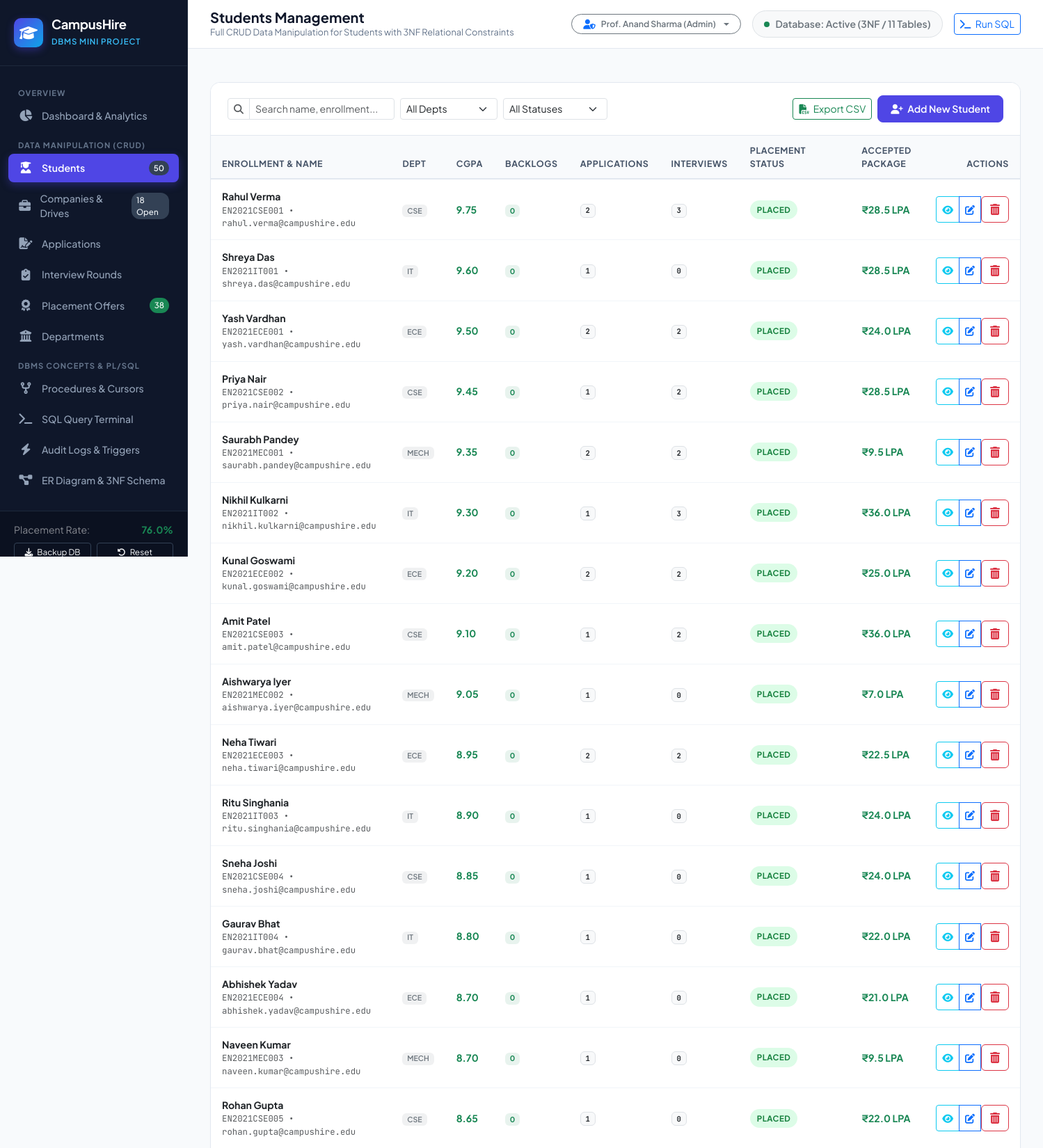
/students (upper part), run on the app's committed database.
### tables this page shows
CREATE TABLE students (
        student_id INTEGER PRIMARY KEY AUTOINCREMENT,
        user_id INTEGER NOT NULL UNIQUE,
        enrollment_number TEXT NOT NULL UNIQUE,
        department_id INTEGER NOT NULL,
        graduation_year INTEGER NOT NULL,
        cgpa REAL NOT NULL CHECK(cgpa >= 0.00 AND cgpa <= 10.00),
        active_backlogs INTEGER NOT NULL DEFAULT 0 CHECK(active_backlogs >= 0),
        phone TEXT,
        resume_url TEXT,
        profile_status TEXT NOT NULL DEFAULT 'VERIFIED' CHECK(profile_status IN ('PENDING_VERIFICATION', 'VERIFIED', 'SUSPENDED')),
        created_at DATETIME DEFAULT (datetime('now', 'localtime')),
        updated_at DATETIME DEFAULT (datetime('now', 'localtime')),
        FOREIGN KEY (user_id) REFERENCES users(user_id) ON DELETE RESTRICT ON UPDATE CASCADE,
        FOREIGN KEY (department_id) REFERENCES departments(department_id) ON DELETE RESTRICT ON UPDATE CASCADE
    );

### app.py (the view)
@app.route('/students')
def students():
    conn = database.get_db_connection()
    cur = conn.cursor()
    dept_filter = request.args.get('dept', '')
    status_filter = request.args.get('status', '')
    search = request.args.get('q', '').strip()
    query = "SELECT * FROM v_student_placement_summary WHERE 1=1"
    params = []
    if dept_filter:
        query += " AND department_code = ?"
        params.append(dept_filter)
    if status_filter:
        query += " AND placement_status = ?"
        params.append(status_filter)
    if search:
        query += " AND (student_name LIKE ? OR enrollment_number LIKE ? OR email LIKE ?)"
        wildcard = f"%{search}%"
        params.extend([wildcard, wildcard, wildcard])
    query += " ORDER BY cgpa DESC"
    cur.execute(query, params)
    students_list = [dict(row) for row in cur.fetchall()]
    cur.execute("SELECT department_id, department_name, department_code FROM departments ORDER BY department_name")
    departments = [dict(row) for row in cur.fetchall()]
    conn.close()
    return render_template('students.html', students=students_list, departments=departments, dept_filter=dept_filter, status_filter=status_filter, search=search)

### database.py (called while the page is built)
def get_db_connection():
    conn = sqlite3.connect(DB_PATH)
    conn.row_factory = sqlite3.Row
    conn.execute("PRAGMA foreign_keys = ON;")
    conn.create_function("fn_calculate_overall_placement_percentage", 0, lambda: _calculate_overall_placement_percentage(conn))
    conn.create_function("fn_calculate_department_placement_percentage", 1, lambda dept_id: _calculate_department_placement_percentage(conn, dept_id))
    return conn

def _calculate_overall_placement_percentage(conn):
    cur = conn.cursor()
    cur.execute("""
        SELECT COUNT(*) FROM students s
        INNER JOIN users u ON s.user_id = u.user_id
        WHERE u.account_status = 'ACTIVE'
    """)
    total = cur.fetchone()[0] or 0
    cur.execute("""
        SELECT COUNT(DISTINCT s.student_id)
        FROM students s
        INNER JOIN applications a ON s.student_id = a.student_id
        INNER JOIN placement_offers o ON a.application_id = o.application_id
        WHERE o.offer_status = 'ACCEPTED'
    """)
    placed = cur.fetchone()[0] or 0
    if total > 0:
        return round((placed * 100.0) / total, 2)
    return 0.00

### templates/students.html (shortened to what this page needs)
{% extends "base.html" %}
{% block page_title %}Students Management{% endblock %}
{% block page_subtitle %}Full CRUD Data Manipulation for Students with 3NF Relational Constraints{% endblock %}
{% block content %}
<div class="card-custom">
    <div class="card-custom-header flex-wrap gap-3">
        <form class="d-flex flex-wrap align-items-center gap-2" method="GET" action="{{ url_for('students') }}">
            <div class="input-group input-group-sm" style="width: 240px;">
                <span class="input-group-text bg-white"><i class="fa-solid fa-magnifying-glass text-muted"></i></span>
                <input type="text" name="q" class="form-control" placeholder="Search name, enrollment..." value="{{ search }}">
            </div>
            <select name="dept" class="form-select form-select-sm" style="width: 140px;" onchange="this.form.submit()">
                <option value="">All Depts</option>
            </select>
            <select name="status" class="form-select form-select-sm" style="width: 150px;" onchange="this.form.submit()">
                <option value="">All Statuses</option>
            </select>
        </form>
        <div class="d-flex align-items-center gap-2">
            <button type="button" class="btn btn-outline-success btn-sm" onclick="exportStudentsToCSV()">
                <i class="fa-solid fa-file-csv me-1"></i> Export CSV
            </button>
            <button type="button" class="btn btn-primary-custom btn-sm" data-bs-toggle="modal" data-bs-target="#addStudentModal">
                <i class="fa-solid fa-user-plus me-1"></i> Add New Student
            </button>
        </div>
    </div>
    <div class="table-responsive">
        <table id="studentsTable" class="table table-custom align-middle">
            <thead>
                <tr>
                    <th>Enrollment & Name</th>
                    <th>Dept</th>
                    <th>CGPA</th>
                    <th>Backlogs</th>
                    <th>Applications</th>
                    <th>Interviews</th>
                    <th>Placement Status</th>
                    <th>Accepted Package</th>
                    <th class="text-end">Actions</th>
                </tr>
            </thead>
            <tbody>
                {% for s in students %}
                <tr>
                    <td>
                        <div class="fw-bold text-dark">{{ s.student_name }}</div>
                        <div class="text-muted small font-mono">{{ s.enrollment_number }} &bull; {{ s.email }}</div>
                    </td>
                    <td><span class="badge bg-secondary bg-opacity-10 text-secondary fw-semibold">{{ s.department_code }}</span></td>
                    <td>
                        <span class="fw-bold {% if s.cgpa >= 8.5 %}text-success{% elif s.cgpa >= 7.0 %}text-primary{% else %}text-warning{% endif %}">
                            {{ "%.2f"|format(s.cgpa) }}
                        </span>
                    </td>
                    <td>
                        {% if s.active_backlogs == 0 %}
                            <span class="badge bg-success bg-opacity-10 text-success">0</span>
                        {% else %}
                            <span class="badge bg-danger bg-opacity-10 text-danger fw-bold">{{ s.active_backlogs }}</span>
                        {% endif %}
                    </td>
                    <td>
                        <span class="badge bg-light text-dark border font-mono">{{ s.total_applications }}</span>
                    </td>
                    <td>
                        <span class="badge bg-light text-dark border font-mono">{{ s.total_interviews_scheduled }}</span>
                    </td>
                    <td>
                        <span class="status-badge status-{{ s.placement_status|lower }}">
                            {{ s.placement_status }}
                        </span>
                    </td>
                    <td>
                        {% if s.accepted_package_lpa > 0 %}
                            <span class="fw-bold text-success">₹{{ s.accepted_package_lpa }} LPA</span>
                        {% else %}
                            <span class="text-muted small">&mdash;</span>
                        {% endif %}
                    </td>
                    <td class="text-end">
                        <div class="btn-group btn-group-sm">
                            <button type="button" class="btn btn-outline-info" title="View Profile & Drives" onclick="viewStudentDetails({{ s.student_id }})">
                                <i class="fa-solid fa-eye"></i>
                            </button>
                            <button type="button" class="btn btn-outline-primary" title="Edit Student" onclick="openEditStudentModal({{ s.student_id }}, '{{ s.student_name }}', {{ s.cgpa }}, {{ s.active_backlogs }})">
                                <i class="fa-solid fa-pen-to-square"></i>
                            </button>
                            <form action="{{ url_for('delete_student', student_id=s.student_id) }}" method="POST" class="d-inline" onsubmit="return confirm('Delete student {{ s.student_name }} ({{ s.enrollment_number }})? This will also remove applications and offers.');">
                                <button type="submit" class="btn btn-outline-danger" title="Delete Student">
                                    <i class="fa-solid fa-trash-can"></i>
                                </button>
                            </form>
                        </div>
                    </td>
                </tr>
                {% endfor %}
            </tbody>
        </table>
    </div>
</div>
{% endblock %}

### templates/base.html (style rules this page uses)
:root { --primary: #4f46e5; --primary-hover: #4338ca; --primary-light: #eef2ff; --secondary: #0ea5e9; --accent: #10b981; --bg-main: #f8fafc; --sidebar-bg: #0f172a; --sidebar-text: #94a3b8; --card-border: #e2e8f0; --text-main: #1e293b; --text-muted: #64748b; }
body { font-family: 'Plus Jakarta Sans', sans-serif; background-color: var(--bg-main); color: var(--text-main); margin: 0; padding: 0; min-height: 100vh; }
.card-custom { background: #fff; border-radius: 14px; border: 1px solid var(--card-border); box-shadow: 0 1px 3px rgba(0,0,0,0.02); overflow: hidden; margin-bottom: 24px; }
.card-custom-header { padding: 18px 24px; border-bottom: 1px solid var(--card-border); display: flex; align-items: center; justify-content: space-between; background-color: #fff; }
.btn-primary-custom { background-color: var(--primary); border-color: var(--primary); color: #fff; font-weight: 600; padding: 8px 18px; border-radius: 8px; transition: all 0.2s; }
.table-custom { margin: 0; width: 100%; }
.table-custom th { background-color: #f8fafc; color: #475569; font-weight: 700; font-size: 0.78rem; text-transform: uppercase; letter-spacing: 0.6px; border-top: none; border-bottom: 2px solid #e2e8f0; padding: 12px 16px; }
.table-custom td { padding: 14px 16px; vertical-align: middle; color: #1e293b; font-size: 0.88rem; border-bottom: 1px solid #f1f5f9; }
.status-badge { font-size: 0.72rem; font-weight: 700; padding: 5px 10px; border-radius: 20px; display: inline-flex; align-items: center; gap: 5px; text-transform: uppercase; letter-spacing: 0.4px; }
.status-placed, .status-passed, .status-accepted, .status-verified, .status-open { background-color: #dcfce7; color: #15803d; }
.font-mono { font-family: 'JetBrains Mono', monospace; }

### data on the page
students: student_name "Rahul Verma", enrollment_number "EN2021CSE001", email "rahul.verma@campushire.edu", department_code "CSE", cgpa "9.75", active_backlogs "0", total_applications "2", total_interviews_scheduled "3", placement_status "PLACED", accepted_package_lpa "28.5"
students: student_name "Shreya Das", enrollment_number "EN2021IT001", email "shreya.das@campushire.edu", department_code "IT", cgpa "9.60", total_applications "1", total_interviews_scheduled "0", placement_status "PLACED", accepted_package_lpa "28.5"
students: student_name "Yash Vardhan", enrollment_number "EN2021ECE001", email "yash.vardhan@campushire.edu", department_code "ECE", cgpa "9.50", active_backlogs "0", total_applications "2", total_interviews_scheduled "2", placement_status "PLACED", accepted_package_lpa "24.0"
students: student_name "Priya Nair", enrollment_number "EN2021CSE002", email "priya.nair@campushire.edu", department_code "CSE", cgpa "9.45", active_backlogs "0", total_applications "1", total_interviews_scheduled "2", placement_status "PLACED", accepted_package_lpa "28.5"
students: student_name "Saurabh Pandey", enrollment_number "EN2021MEC001", email "saurabh.pandey@campushire.edu", department_code "MECH", cgpa "9.35", active_backlogs "0", total_applications "2", total_interviews_scheduled "2", placement_status "PLACED", accepted_package_lpa "9.5"
students: student_name "Nikhil Kulkarni", enrollment_number "EN2021IT002", email "nikhil.kulkarni@campushire.edu", department_code "IT", cgpa "9.30", active_backlogs "0", total_applications "1", total_interviews_scheduled "3", placement_status "PLACED", accepted_package_lpa "36.0"
students: student_name "Kunal Goswami", enrollment_number "EN2021ECE002", email "kunal.goswami@campushire.edu", department_code "ECE", cgpa "9.20", active_backlogs "0", total_applications "2", total_interviews_scheduled "2", placement_status "PLACED", accepted_package_lpa "25.0"
students: student_name "Amit Patel", enrollment_number "EN2021CSE003", email "amit.patel@campushire.edu", department_code "CSE", cgpa "9.10", active_backlogs "0", total_applications "1", total_interviews_scheduled "2", placement_status "PLACED", accepted_package_lpa "36.0"
students: student_name "Aishwarya Iyer", enrollment_number "EN2021MEC002", email "aishwarya.iyer@campushire.edu", department_code "MECH", cgpa "9.05", total_applications "1", total_interviews_scheduled "0", placement_status "PLACED", accepted_package_lpa "7.0"
students: student_name "Neha Tiwari", enrollment_number "EN2021ECE003", email "neha.tiwari@campushire.edu", department_code "ECE", cgpa "8.95", active_backlogs "0", total_applications "2", total_interviews_scheduled "2", placement_status "PLACED", accepted_package_lpa "22.5"
students: student_name "Ritu Singhania", enrollment_number "EN2021IT003", email "ritu.singhania@campushire.edu", department_code "IT", cgpa "8.90", total_applications "1", total_interviews_scheduled "0", placement_status "PLACED", accepted_package_lpa "24.0"
students: student_name "Sneha Joshi", enrollment_number "EN2021CSE004", email "sneha.joshi@campushire.edu", department_code "CSE", cgpa "8.85", total_applications "1", total_interviews_scheduled "0", placement_status "PLACED", accepted_package_lpa "24.0"
students: student_name "Gaurav Bhat", enrollment_number "EN2021IT004", email "gaurav.bhat@campushire.edu", department_code "IT", cgpa "8.80", total_applications "1", total_interviews_scheduled "0", placement_status "PLACED", accepted_package_lpa "22.0"
students: student_name "Abhishek Yadav", enrollment_number "EN2021ECE004", email "abhishek.yadav@campushire.edu", department_code "ECE", cgpa "8.70", total_applications "1", total_interviews_scheduled "0", placement_status "PLACED", accepted_package_lpa "21.0"
students: student_name "Naveen Kumar", enrollment_number "EN2021MEC003", email "naveen.kumar@campushire.edu", department_code "MECH", cgpa "8.70", total_applications "1", total_interviews_scheduled "0", placement_status "PLACED", accepted_package_lpa "9.5"
students: student_name "Rohan Gupta", enrollment_number "EN2021CSE005", email "rohan.gupta@campushire.edu", department_code "CSE", cgpa "8.65", total_applications "1", total_interviews_scheduled "0", placement_status "PLACED", accepted_package_lpa "22.0"

### other printed values
{{ nav_total_students }} "50"
{{ nav_open_jobs }} "18"
{{ nav_placed_students }} "38"
{{ nav_placement_rate }} "76.0"
